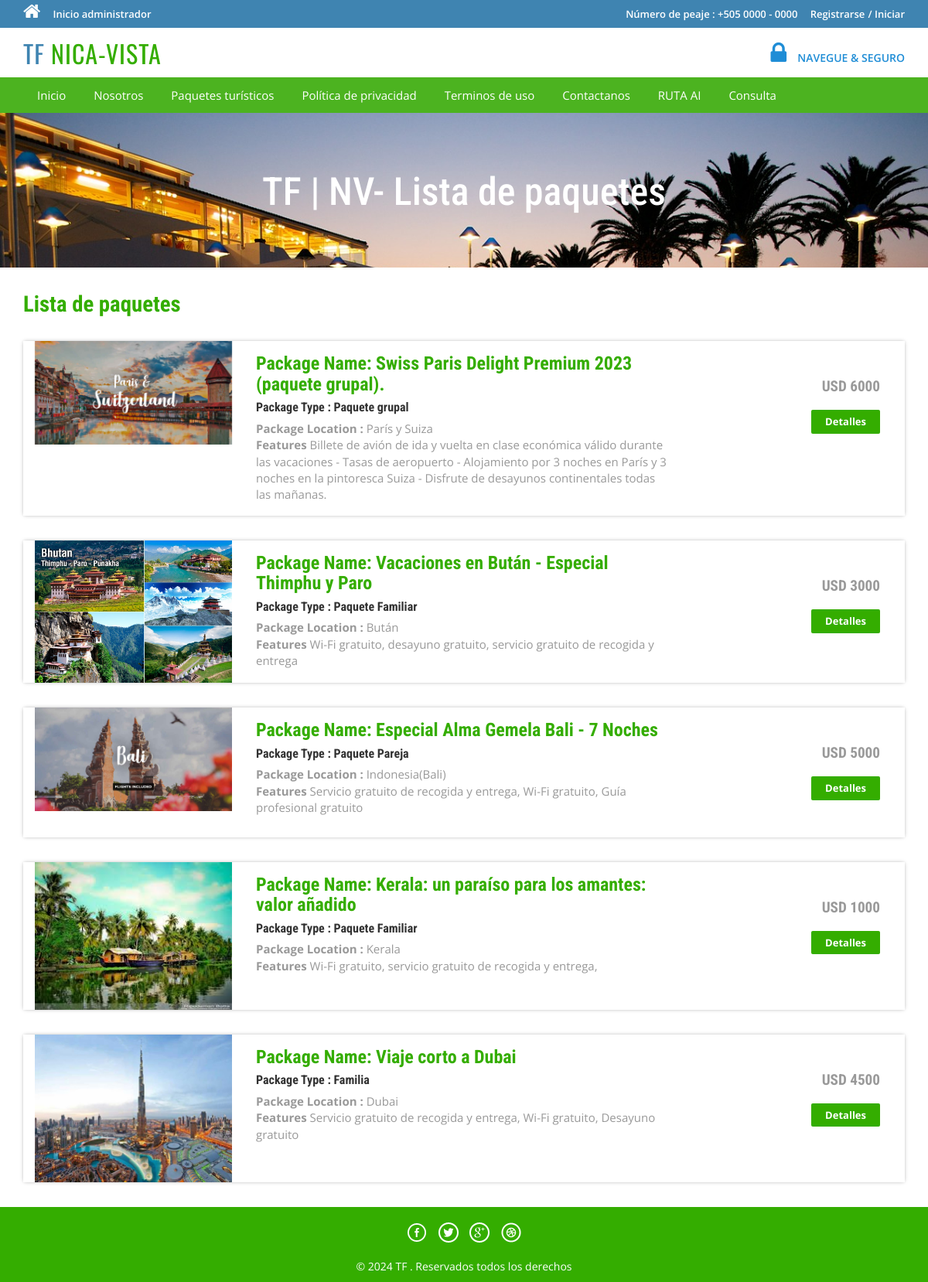
The app's page /package-list.php with its own data.
### tables this page shows
CREATE TABLE `tbltourpackages` (
  `PackageId` int(11) NOT NULL AUTO_INCREMENT,
  `PackageName` varchar(200) DEFAULT NULL,
  `PackageType` varchar(150) DEFAULT NULL,
  `PackageLocation` varchar(100) DEFAULT NULL,
  `PackagePrice` int(11) DEFAULT NULL,
  `PackageFetures` varchar(255) DEFAULT NULL,
  `PackageDetails` mediumtext DEFAULT NULL,
  `PackageImage` varchar(100) DEFAULT NULL,
  `Creationdate` timestamp NULL DEFAULT current_timestamp(),
  `UpdationDate` timestamp NULL DEFAULT NULL ON UPDATE current_timestamp(),
  PRIMARY KEY (`PackageId`)
);

### package-list.php (the view, shortened to what this page needs)
<?php
include('includes/config.php');
?>
<!DOCTYPE HTML>
<html>
<head>
<link href="css/bootstrap.css" rel='stylesheet' type='text/css' />
<link href="css/style.css" rel='stylesheet' type='text/css' />
<link href="css/font-awesome.css" rel="stylesheet">
<link href="css/animate.css" rel="stylesheet" type="text/css" media="all">
</head>
<body>
<?php include('includes/header.php');?>
<div class="banner-3">
	<div class="container">
		<h1 class="wow zoomIn animated animated" data-wow-delay=".5s" style="visibility: visible; animation-delay: 0.5s; animation-name: zoomIn;"> TF | NV- Lista de paquetes</h1>
	</div>
</div>
<div class="rooms">
	<div class="container">
		<div class="room-bottom">
			<h3>Lista de paquetes</h3>
<?php $sql = "SELECT * from tbltourpackages";
$query = $dbh->prepare($sql);
$query->execute();
$results=$query->fetchAll(PDO::FETCH_OBJ);
if($query->rowCount() > 0)
{
foreach($results as $result)
{	?>
			<div class="rom-btm">
				<div class="col-md-3 room-left wow fadeInLeft animated" data-wow-delay=".5s">
					<img src="admin/pacakgeimages/<?php echo htmlentities($result->PackageImage);?>" class="img-responsive" alt="">
				</div>
				<div class="col-md-6 room-midle wow fadeInUp animated" data-wow-delay=".5s">
					<h4>Package Name: <?php echo htmlentities($result->PackageName);?></h4>
					<h6>Package Type : <?php echo htmlentities($result->PackageType);?></h6>
					<p><b>Package Location :</b> <?php echo htmlentities($result->PackageLocation);?></p>
					<p><b>Features</b> <?php echo htmlentities($result->PackageFetures);?></p>
				</div>
				<div class="col-md-3 room-right wow fadeInRight animated" data-wow-delay=".5s">
					<h5>USD <?php echo htmlentities($result->PackagePrice);?></h5>
					<a href="package-details.php?pkgid=<?php echo htmlentities($result->PackageId);?>" class="view">Detalles</a>
				</div>
				<div class="clearfix"></div>
			</div>
<?php }} ?>
		</div>
	</div>
</div>
<?php include('includes/footer.php');?>
</body>
</html>

### includes/header.php (shortened to what this page needs)
<?php if($_SESSION['login'])
{?>
<div class="top-header">
	<div class="container">
		<ul class="tp-hd-lft wow fadeInLeft animated" data-wow-delay=".5s">
			<li class="hm"><a href="index.html"><i class="fa fa-home"></i></a></li>
			<li class="prnt"><a href="profile.php">Mi Perfil</a></li>
				<li class="prnt"><a href="change-password.php">Cambiar la contraseña</a></li>
			<li class="prnt"><a href="tour-history.php">Mi historial de viajes</a></li>
			<li class="prnt"><a href="issuetickets.php">Emitir boletos</a></li>
		</ul>
		<ul class="tp-hd-rgt wow fadeInRight animated" data-wow-delay=".5s">
			<li class="tol">Bienvenido :</li>
			<li class="sig"><?php echo htmlentities($_SESSION['login']);?></li>
			<li class="sigi"><a href="logout.php" >/ Salir</a></li>
        </ul>
		<div class="clearfix"></div>
	</div>
</div><?php } else {?>
<div class="top-header">
	<div class="container">
		<ul class="tp-hd-lft wow fadeInLeft animated" data-wow-delay=".5s">
			<li class="hm"><a href="index.php"><i class="fa fa-home"></i></a></li>
				<li class="hm"><a href="admin/index.php">Inicio administrador</a></li>
		</ul>
		<ul class="tp-hd-rgt wow fadeInRight animated" data-wow-delay=".5s">
			<li class="tol">Número de peaje : +505 0000 - 0000</li>
			<li class="sig"><a href="#" data-toggle="modal" data-target="#myModal" >Registrarse</a></li>
			<li class="sigi"><a href="#" data-toggle="modal" data-target="#myModal4" >/ Iniciar</a></li>
        </ul>
		<div class="clearfix"></div>
	</div>
</div>
<?php }?>
<div class="header">
	<div class="container">
		<div class="logo wow fadeInDown animated" data-wow-delay=".5s">
			<a href="index.php">TF <span>NICA-VISTA</span></a>
		</div>
		<div class="lock fadeInDown animated" data-wow-delay=".5s">
			<li><i class="fa fa-lock"></i></li>
            <li><div class="securetxt">NAVEGUE &amp; SEGURO </div></li>
		</div>
		<div class="clearfix"></div>
	</div>
</div>
<div class="footer-btm wow fadeInLeft animated" data-wow-delay=".5s">
	<div class="container">
	<div class="navigation">
			<nav class="navbar navbar-default">
				<div class="collapse navbar-collapse nav-wil" id="bs-example-navbar-collapse-1">
					<nav class="cl-effect-1">
						<ul class="nav navbar-nav">
							<li><a href="index.php">Inicio</a></li>
							<li><a href="page.php?type=aboutus">Nosotros</a></li>
								<li><a href="package-list.php">Paquetes turísticos</a></li>
								<li><a href="page.php?type=privacy">Política de privacidad</a></li>
								<li><a href="page.php?type=terms">Terminos de uso</a></li>
								<li><a href="page.php?type=contact">Contactanos</a></li>
								<li><a href="RUTA AI.php?type=rutaAi">RUTA AI</a></li>
								<?php if($_SESSION['login'])
{
	?>
								<li>Necesitas ayuda?<a href="#" data-toggle="modal" data-target="#myModal3"> / Escribenos </a>  </li>
								<?php } else { ?>
								<li><a href="enquiry.php"> Consulta </a>  </li>
								<?php } ?>
								<div class="clearfix"></div>
						</ul>
					</nav>
				</div>
			</nav>
		</div>
	</div>
</div>

### includes/footer.php
<div class="copy-right">
	<div class="container">
		<div class="footer-social-icons wow fadeInDown animated animated" data-wow-delay=".5s" style="visibility: visible; animation-delay: 0.5s; animation-name: fadeInDown;">
			<ul>
				<li><a class="facebook" href="#"><span>Facebook</span></a></li>
				<li><a class="twitter" href="#"><span>Twitter</span></a></li>
				<li><a class="googleplus" href="#"><span>Google+</span></a></li>
				<li><a class="dribbble" href="#"><span>Dribbble</span></a></li>
			</ul>
		</div>
		<p class="wow zoomIn animated animated" data-wow-delay=".5s" style="visibility: visible; animation-delay: 0.5s; animation-name: zoomIn;">© 2024 TF . Reservados todos los derechos</p>
	</div>
</div>

### css/style.css (style rules this page uses)
html, body { font-size: 100%; background: #fff; font-family: 'Open Sans', sans-serif; }
body a,.grid_1,plan_1,plan_1.one,plan_1.two,i.icon1, i.icon2, i.icon3, i.icon4, i.icon5, i.icon6 { transition:0.5s all; -webkit-transition:0.5s all; -moz-transition:0.5s all; -o-transition:0.5s all; -ms-transition:0.5s all; }
h1,h2,h3,h4,h5,h6 { margin:0; font-family: 'Roboto Condensed', sans-serif; }
p { margin:0; }
ul { margin:0; padding:0; }
.logo a { color: #3F84B1; letter-spacing: 1px; font-size: 2em; font-weight: 400; display: block; text-decoration: none; font-family: 'Oswald', sans-serif; }
.logo span { color:#34ad00; }
i.fa.fa-home { font-size: 24px; }
.top-header { background-color: #3F84B1; border-bottom: 0 none; height: 36px; line-height: 35px; }
ul.tp-hd-lft { float: left; }
ul.tp-hd-lft li { display: inline-block; }
li.hm,li.prnt { margin-right: 12px; }
ul.tp-hd-lft a { font-size: 13px; font-weight: 600; color:#fff; }
ul.tp-hd-rgt { float:right; }
ul.tp-hd-rgt li { display: inline-block; font-size: 13px; font-weight: 600; color:#fff; }
ul.tp-hd-rgt a { font-size: 13px; font-weight: 600; color:#fff; }
li.ned,li.wrt,li.tol { margin-right: 12px; }
.header { background-color: #fff; margin: 0; padding: 10px 0 8px; }
.logo a { display: block; }
.logo { float: left; margin-right: 60px; }
.lock { float: right; margin-top: 7px; }
.securetxt { color: #1f8dd6; line-height: 18px; margin-top: 0px; font-size: 14px; font-weight:600; }
.lock li { display: inline-block; }
i.fa.fa-lock { color:#1f8dd6; font-size: 2em; padding-right: 10px; }
.footer-btm li { display: inline-block; margin: 0 10px; font-size: 14px; color: #fff; }
.footer-btm li a { font-size: 15px; color: #fff; display: inline-block; padding: 5px 8px; }
.footer-btm { background:#4CB320; padding: 0.5em 0; text-align:center; }
.copy-right p { color:#fff; font-size:14px; line-height: 1.8em; }
.copy-right { background:#34ad00; text-align: center; padding: 0.5em 0; }
a.view { padding: 6px 18px; font-weight: 700; color: #fff; background-color: #34ad00; border: 0; font-size: 13px; border-radius: 2px; -webkit-transition: all .2s; -moz-transition: all .2s; transition: all .2s; margin-top: 20px; display: inline-block; }
.banner-3 { background: url(../images/6.jpg)no-repeat; background-size: cover; -webkit-background-size: cover; -o-background-size: cover; -ms-background-size: cover; -moz-background-size: cover; min-height:200px; }
.banner-3 h1 { font-size: 50px; margin-bottom: 40px; padding: 1.5em 0 0; text-align: center; color: #fff; }
.rom-btm { margin-top: 2em; box-shadow: 0px 0px 5px -1px rgba(0, 0, 0, 0.37); }
.room-bottom h3 { font-size: 1.8em; font-weight: 700; color: #34ad00; }
.room-bottom { padding: 2em 0; }
.rom-btm h4 { font-size: 1.5em; font-weight: 700; color: #34ad00; }
.rom-btm p { font-size: 15px; color: #999; }
.rom-btm h6 { font-size: 1em; font-weight: 700; margin: 0.5em 0; }
.room-right { text-align: right; padding: 3em 2em; }
.room-midle { padding: 1em; }
.rom-btm h5 { font-size: 1.2em; font-weight: 700; color: #999; }
.footer-social-icons ul li { display:inline-block; margin:0 0.2em; }
.footer-social-icons ul li a { width:30px; height:30px; background:url('../images/img-sprite.png') no-repeat 0px 0px; display:inline-block; position: relative; }
.footer-social-icons ul li a.facebook { background-position:0px 0px; }
.footer-social-icons ul li a.twitter { background-position:-30px 0px; }
.footer-social-icons ul li a.googleplus { background-position:-90px 0px; }
.footer-social-icons ul li a.dribbble { background-position:-120px 0px; }
.footer-social-icons { margin: 10px 0 10px; }
.navbar-default { background-color: #4CB320 !important; border-color: #4CB320 !important; }
.navbar { min-height: 0px !important; margin-bottom:0px !important; border-radius:0px !important; border: none !important; }
ul.nav.navbar-nav li a { font-size: 15px ; color: #fff; display: inline-block; padding: 5px 8px; }
.navbar-collapse { padding-right: 0px !important; padding-left: 0px !important; }

### records on screen
tbltourpackages: PackageImage (picture), PackageName "Swiss Paris Delight Premium 2023 (paquete grupal).", PackageType "Paquete grupal", PackageLocation "París y Suiza", PackageFetures "Billete de avión de ida y vuelta en clase económica válido durante las vacaciones - Tasas de aeropuerto - Alojamiento por 3 noches en París y 3 noches en la pintoresca Suiza - Disfrute de desayunos continentales todas las mañanas.", PackagePrice "6000"
tbltourpackages: PackageImage (picture), PackageName "Vacaciones en Bután - Especial Thimphu y Paro", PackageType "Paquete Familiar", PackageLocation "Bután", PackageFetures "Wi-Fi gratuito, desayuno gratuito, servicio gratuito de recogida y entrega", PackagePrice "3000"
tbltourpackages: PackageImage (picture), PackageName "Especial Alma Gemela Bali - 7 Noches", PackageType "Paquete Pareja", PackageLocation "Indonesia(Bali)", PackageFetures "Servicio gratuito de recogida y entrega, Wi-Fi gratuito, Guía profesional gratuito", PackagePrice "5000"
tbltourpackages: PackageImage (picture), PackageName "Kerala: un paraíso para los amantes: valor añadido", PackageType "Paquete Familiar", PackageLocation "Kerala", PackageFetures "Wi-Fi gratuito, servicio gratuito de recogida y entrega,", PackagePrice "1000"
tbltourpackages: PackageImage (picture), PackageName "Viaje corto a Dubai", PackageType "Familia", PackageLocation "Dubai", PackageFetures "Servicio gratuito de recogida y entrega, Wi-Fi gratuito, Desayuno gratuito", PackagePrice "4500"
